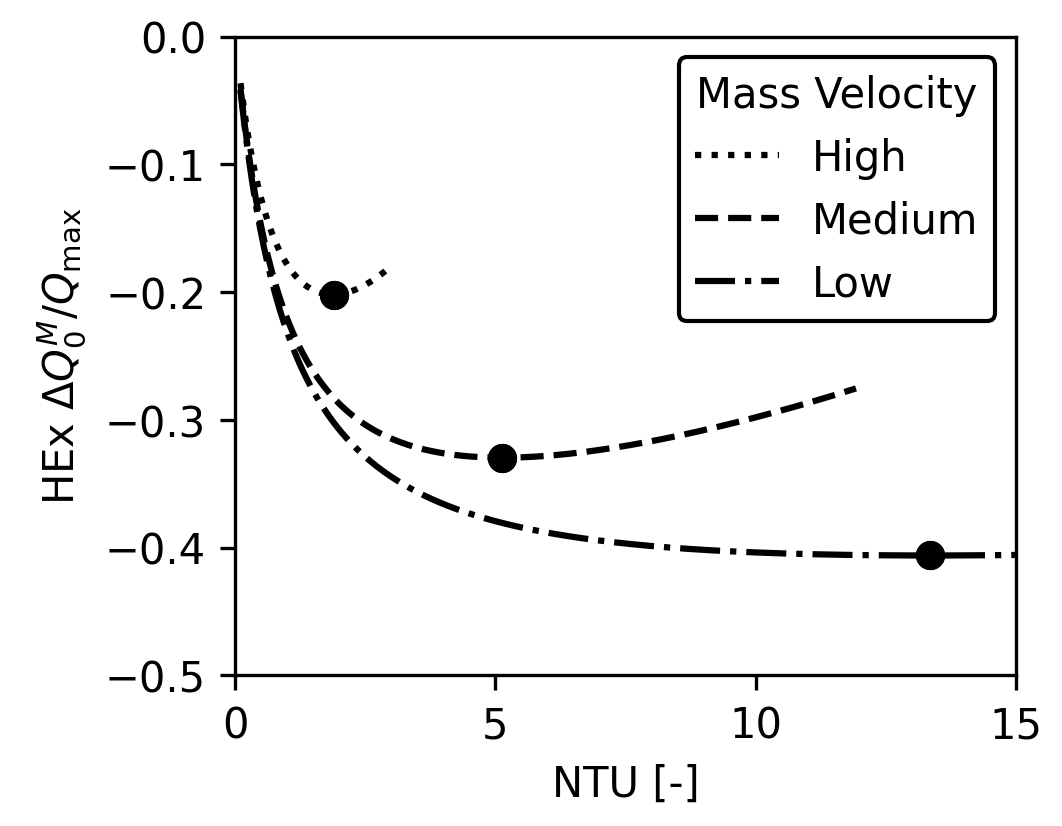

Write the Python code that produced this figure.
import os

import matplotlib.pyplot as plt
import numpy as np
import xflow
from xflow import calculate_pressure_drop_ratio, create_plot

save_dir = os.path.dirname(os.path.abspath(__file__))

# Default modeling assumptions
DEFAULT_C_COLD_OVER_C_HOT = 1.0  # C_cold / C_hot
DEFAULT_ST_OVER_F = 0.4  # Assumed same for both fluids
DEFAULT_F_C_OVER_F_H = 1.0  # f_c/f_h
DEFAULT_D_R = 1.0  # d_r = sigma_r/A_r (cold/hot ratio)
DEFAULT_G2_H = 1e-5  # g2_h

DEFAULT_DP_MAX = 0.3

# Three g^2 values for plotting
PLOT_TRIPLE_G2 = [1e-3, 5e-3, 20e-3]

# Framework-specific parameters for practical
DEFAULT_T = 2.0  # T_hot_in / T_cold_in
DEFAULT_P_COLD_IN_OVER_P_HOT_IN = 10.0  # p_cold_in / p_hot_in
DEFAULT_P_HOT_IN_OVER_P_DEAD = 1.1  # p_hot_in / p_dead (slider value)
DEFAULT_P_DEAD_OVER_P_HOT_IN = 1.0 / DEFAULT_P_HOT_IN_OVER_P_DEAD  # p_dead / p_hot_in (for calculations)
DEFAULT_GAMMA = 1.4

# Pressure drop assumption: "dp_c=dp_h", "dp_c<<dp_h", or "inlet_density"
# For inlet_density, also need:
DEFAULT_PRESSURE_DROP_ASSUMPTION = "inlet_density"  # Essential input for accurate cold pressure drop
if DEFAULT_PRESSURE_DROP_ASSUMPTION == "inlet_density":
    DEFAULT_MOLAR_MASS_RATIO = 1.0  # M_cold / M_hot (cold/hot)
    DEFAULT_A_R = 0.1  # A_r (cold/hot) - sigma_r is calculated as d_r * A_r
else:
    DEFAULT_MOLAR_MASS_RATIO = None
    DEFAULT_A_R = None


def save_figures(
    c_cold_over_c_hot,
    st_over_f,
    f_c_over_f_h,
    d_r,
    g2_h,
    dp_max=DEFAULT_DP_MAX,
    base_name="newfig3",
    plot_triple_g2=None,
    t=DEFAULT_T,
    p_cold_in_over_p_hot_in=DEFAULT_P_COLD_IN_OVER_P_HOT_IN,
    p_dead_over_p_hot_in=DEFAULT_P_DEAD_OVER_P_HOT_IN,
    gamma=DEFAULT_GAMMA,
    pressure_drop_assumption=DEFAULT_PRESSURE_DROP_ASSUMPTION,
    molar_mass_ratio=DEFAULT_MOLAR_MASS_RATIO,
    a_r=DEFAULT_A_R,
):
    """
    Save figures as SVG, TIFF, and HD PNG for practical framework with multiple g^2 values.

    Parameters:
        plot_triple_g2: List of g^2 values to plot (e.g., [1e-5, 2e-5, 5e-5])
    """
    # Set font sizes to match Word (10pt = 10 points)
    plt.rcParams.update(
        {
            "font.size": 10,
            "axes.titlesize": 10,
            "axes.labelsize": 10,
            "xtick.labelsize": 10,
            "ytick.labelsize": 10,
            "legend.fontsize": 10,
            "figure.titlesize": 10,
        }
    )

    # Calculate pressure drop ratio based on assumption
    # Calculate sigma_r from d_r * A_r
    sigma_r = d_r * a_r if a_r is not None else None
    pressure_drop_ratio = calculate_pressure_drop_ratio(
        pressure_drop_assumption, c_cold_over_c_hot, t, d_r, molar_mass_ratio, sigma_r, p_cold_in_over_p_hot_in
    )

    # Ensure SHOW_CUBIC is False for this figure
    xflow.SHOW_CUBIC = False

    fig = plt.figure(figsize=(9 / 2.54, 7 / 2.54))
    ax = plt.subplot(111)
    ax_twin = ax.twinx()  # Created but will be hidden for practical framework

    _, line_list, ax, ax_twin = create_plot(
        c_cold_over_c_hot,
        st_over_f,
        f_c_over_f_h,
        d_r,
        g2_h,
        ntu_max=15.0,
        dp_max=dp_max,
        ax=ax,
        ax_twin=ax_twin,
        plot_triple_g2=plot_triple_g2,
        framework="practical",
        t=t,
        t_dead_over_t_cold_in=1.0,
        p_cold_in_over_p_hot_in=p_cold_in_over_p_hot_in,
        p_dead_over_p_hot_in=p_dead_over_p_hot_in,
        gamma=gamma,
        pressure_drop_percent_ratio_cold_over_hot=pressure_drop_ratio,
    )

    # Update ylabel and x-axis formatting
    ax.set_ylabel(r"HEx $\Delta Q_0^M/Q_{\mathrm{max}}$")

    # Remove title if present
    ax.set_title("")

    ax.set_xticks([0, 5, 10, 15])
    ax.xaxis.set_major_formatter(plt.FuncFormatter(lambda x, p: f"{x:.0f}"))
    ax.set_ylim(-0.5, 0)

    # Remove existing legend and recreate using line_list order (matches newfig1: highest g^2 at top)
    legend = ax.get_legend()
    if legend:
        legend.remove()
    # # Use line_list order directly - lines are plotted in reversed order (8e-3, 5e-3, 1e-3)
    # if line_list:
    #     handles = line_list
    #     labels = [line.get_label() for line in line_list]
    #     ax.legend(handles, labels, loc="upper right")

    # Add new legend matching newfig1 style with custom labels and title
    if line_list:
        custom_labels = ["High", "Medium", "Low"]
        ax.legend(
            handles=line_list,
            labels=custom_labels,
            title="Mass Velocity",
            loc="upper right",
            frameon=True,
            facecolor="white",
            framealpha=1.0,  # Set to 1.0 for fully opaque legend face
            edgecolor="black",
            fancybox=True,
        )

        # Add optimum point markers (minimum) for each line
        for line in line_list:
            x_data = line.get_xdata()
            y_data = line.get_ydata()
            # Filter out invalid/masked data
            valid_mask = np.isfinite(x_data) & np.isfinite(y_data)
            if np.any(valid_mask):
                x_plot = x_data[valid_mask]
                y_plot = y_data[valid_mask]
                # Find minimum
                arg_y_min = np.argmin(y_plot)
                ax.scatter(
                    x_plot[arg_y_min],
                    y_plot[arg_y_min],
                    color="black",
                    marker="o",
                    zorder=5,
                )

    plt.tight_layout(pad=0.5)

    # Save as SVG
    fig.savefig(
        os.path.join(save_dir, f"{base_name}.svg"),
        dpi=300,
        facecolor="white",
        format="svg",
        bbox_inches=None,
        pad_inches=0,
    )

    # Save as TIFF
    fig.savefig(
        os.path.join(save_dir, f"{base_name}.tiff"),
        dpi=300,
        facecolor="white",
        format="tiff",
        bbox_inches=None,
        pad_inches=0,
    )

    # Save as HD PNG
    fig.savefig(
        os.path.join(save_dir, f"{base_name}.png"),
        dpi=300,
        facecolor="white",
        format="png",
        bbox_inches=None,
        pad_inches=0,
    )

    plt.close(fig)
    print(f"Saved figures: {base_name}.svg, {base_name}.tiff, {base_name}.png")


if __name__ == "__main__":
    # Save figures with practical framework
    save_figures(
        DEFAULT_C_COLD_OVER_C_HOT,
        DEFAULT_ST_OVER_F,
        DEFAULT_F_C_OVER_F_H,
        DEFAULT_D_R,
        DEFAULT_G2_H,
        dp_max=DEFAULT_DP_MAX,
        base_name="newfig3",
        plot_triple_g2=PLOT_TRIPLE_G2,
        t=DEFAULT_T,
        p_cold_in_over_p_hot_in=DEFAULT_P_COLD_IN_OVER_P_HOT_IN,
        p_dead_over_p_hot_in=DEFAULT_P_DEAD_OVER_P_HOT_IN,
        gamma=DEFAULT_GAMMA,
        pressure_drop_assumption=DEFAULT_PRESSURE_DROP_ASSUMPTION,
        molar_mass_ratio=DEFAULT_MOLAR_MASS_RATIO,
        a_r=DEFAULT_A_R,
    )
